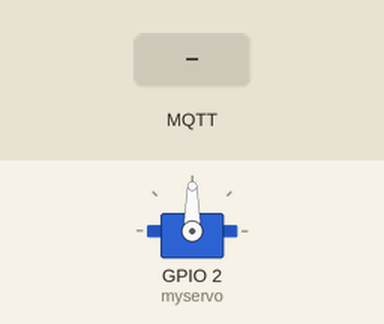
A sketch run on a simulated ESP8266 (NodeMCU). Shown: servo. Inputs (shaded band) come from the test bench. WiFi joins after 1.5 s; servers stay silent unless stated; no MQTT or app messages arrive unless stated; what the sketch prints to the serial monitor is not drawn.

Above: at 2.7 s.
2.8 s: MQTT message "5" arrives on the first subscribed topic
At 3.4 s:
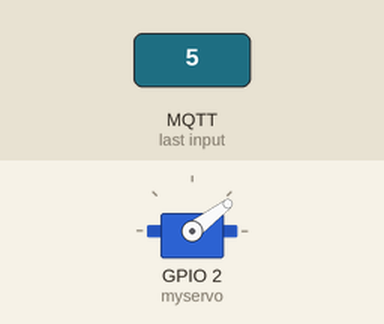
4.3 s: MQTT message "90" arrives on the first subscribed topic
At 5.2 s:
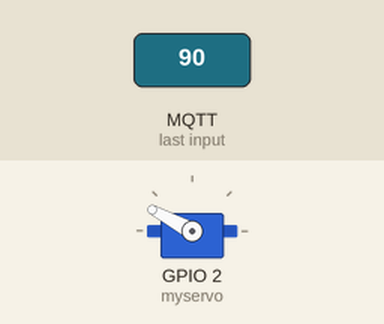
5.8 s: MQTT message "200" arrives on the first subscribed topic
At 6.9 s:
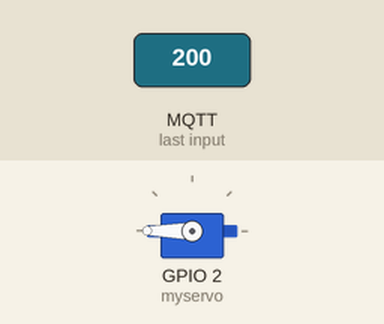
7.3 s: MQTT message "on" arrives on the first subscribed topic
At 8.7 s:
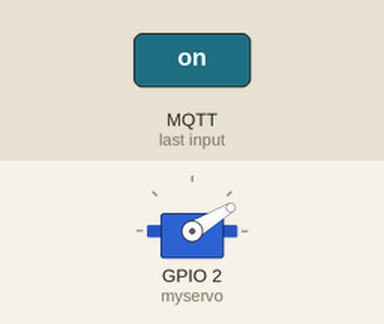
Timing chart, 0 to 9.8 s (numbered marks = the images above; inputs shaded):
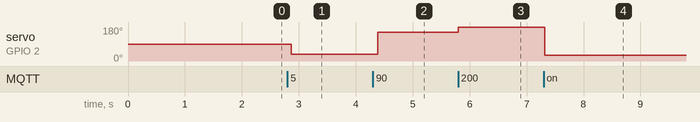

The sketch:

MQTT_client.servo.ino
```cpp
#include <ESP8266WiFi.h>
#include <PubSubClient.h>


#include <Servo.h>
Servo myservo;


const char* ssid = "LDV-CPP";
const char* password = "LDV-LK-C++";
const char* mqtt_server = "ajax-der-kleine.clients.ldv.ei.tum.de";    ///broker MQTT

WiFiClient espClient;
PubSubClient client(espClient);
long lastMsg = 0;
char msg[50];
int value = 0;

void setup() {

  Serial.begin(115200);
   myservo.attach(2);  // attach your servo to pin D4
  setup_wifi();
  client.setServer(mqtt_server, 1883);
  client.setCallback(callback);
}

void setup_wifi() {

  delay(10);
  // We start by connecting to a WiFi network
  Serial.println();
  Serial.print("Connecting to ");
  Serial.println(ssid);

  WiFi.begin(ssid, password);

  while (WiFi.status() != WL_CONNECTED) {
    delay(500);
    Serial.print(".");
  }

  Serial.println("");
  Serial.println("WiFi connected");
  Serial.println("IP address: ");
  Serial.println(WiFi.localIP());
}

void callback(char* topic, byte* payload, unsigned int length) {
   String string;

  Serial.print("Message arrived [");
  Serial.print(topic);
  Serial.print("] ");
  for (int i = 0; i < length; i++) {
   // Serial.print((char)payload[i]);
     string+=((char)payload[i]);  // converting the message received to a string
  }

    Serial.print(string);

if (topic ="servo")
    Serial.print(" ");
   int resultado = string.toInt();   // converting the string to integer
   int pos = map(resultado, 1, 100, 32, 165); // converting the integer to an Angle for the servo motor
   Serial.println(pos);
    myservo.write(pos);
    delay(15);

 }


void reconnect() {
  // Loop until we're reconnected
  while (!client.connected()) {
    Serial.print("Attempting MQTT connection...");
    // Attempt to connect
    if (client.connect("ESP8266Client")) {

      Serial.println("connected");
      client.subscribe("servo");
    } else {
      Serial.print("failed, rc=");
      Serial.print(client.state());
      Serial.println(" try again in 5 seconds");
      // Wait 5 seconds before retrying
      delay(5000);
    }
  }
}
void loop() {


  if (!client.connected()) {
    reconnect();

  }
  client.loop();


 delay(100);

}
```

Measured:
- after the input at 2.8 s, servo on GPIO 2 (myservo): 90° → 37° after 0.07 s
- after the input at 4.3 s, servo on GPIO 2 (myservo): 37° → 152° after 0.08 s
- after the input at 5.8 s, servo on GPIO 2 (myservo): 152° → 180° at once
- after the input at 7.3 s, servo on GPIO 2 (myservo): 180° → 31° at once
